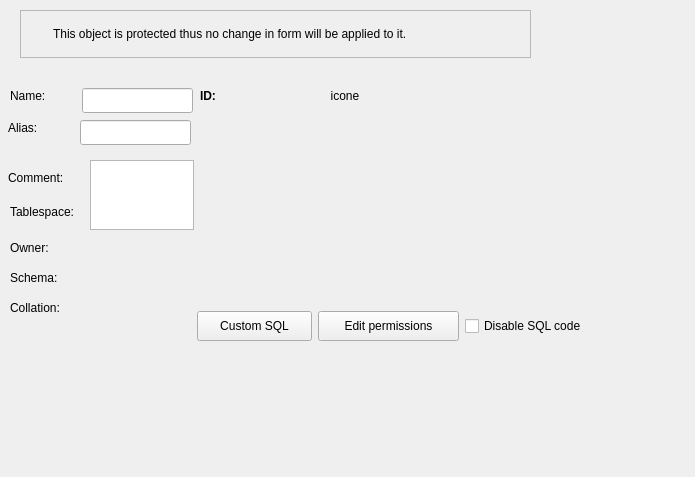
<?xml version="1.0" encoding="UTF-8"?>
<ui version="4.0">
 <class>BaseObjectWidget</class>
 <widget class="QWidget" name="BaseObjectWidget">
  <property name="geometry">
   <rect>
    <x>0</x>
    <y>0</y>
    <width>695</width>
    <height>477</height>
   </rect>
  </property>
  <property name="sizePolicy">
   <sizepolicy hsizetype="Preferred" vsizetype="Preferred">
    <horstretch>0</horstretch>
    <verstretch>0</verstretch>
   </sizepolicy>
  </property>
  <property name="minimumSize">
   <size>
    <width>0</width>
    <height>0</height>
   </size>
  </property>
  <widget class="QLabel" name="name_lbl">
   <property name="geometry">
    <rect>
     <x>10</x>
     <y>88</y>
     <width>50</width>
     <height>16</height>
    </rect>
   </property>
   <property name="sizePolicy">
    <sizepolicy hsizetype="Fixed" vsizetype="Preferred">
     <horstretch>0</horstretch>
     <verstretch>0</verstretch>
    </sizepolicy>
   </property>
   <property name="maximumSize">
    <size>
     <width>16777215</width>
     <height>16777215</height>
    </size>
   </property>
   <property name="text">
    <string>Name:</string>
   </property>
  </widget>
  <widget class="QLineEdit" name="name_edt">
   <property name="geometry">
    <rect>
     <x>82</x>
     <y>88</y>
     <width>111</width>
     <height>25</height>
    </rect>
   </property>
   <property name="sizePolicy">
    <sizepolicy hsizetype="Expanding" vsizetype="Fixed">
     <horstretch>0</horstretch>
     <verstretch>0</verstretch>
    </sizepolicy>
   </property>
   <property name="minimumSize">
    <size>
     <width>0</width>
     <height>0</height>
    </size>
   </property>
   <property name="maximumSize">
    <size>
     <width>16777215</width>
     <height>16777215</height>
    </size>
   </property>
   <property name="statusTip">
    <string>This is the name of the object in the PostgreSQL database.</string>
   </property>
   <property name="text">
    <string/>
   </property>
   <property name="clearButtonEnabled">
    <bool>true</bool>
   </property>
  </widget>
  <widget class="QLabel" name="comment_lbl">
   <property name="geometry">
    <rect>
     <x>8</x>
     <y>170</y>
     <width>75</width>
     <height>16</height>
    </rect>
   </property>
   <property name="sizePolicy">
    <sizepolicy hsizetype="Fixed" vsizetype="Preferred">
     <horstretch>0</horstretch>
     <verstretch>0</verstretch>
    </sizepolicy>
   </property>
   <property name="minimumSize">
    <size>
     <width>0</width>
     <height>0</height>
    </size>
   </property>
   <property name="maximumSize">
    <size>
     <width>16777215</width>
     <height>16777215</height>
    </size>
   </property>
   <property name="text">
    <string>Comment:</string>
   </property>
  </widget>
  <widget class="QLabel" name="tablespace_lbl">
   <property name="geometry">
    <rect>
     <x>10</x>
     <y>204</y>
     <width>91</width>
     <height>16</height>
    </rect>
   </property>
   <property name="sizePolicy">
    <sizepolicy hsizetype="Fixed" vsizetype="Preferred">
     <horstretch>0</horstretch>
     <verstretch>0</verstretch>
    </sizepolicy>
   </property>
   <property name="text">
    <string>Tablespace:</string>
   </property>
  </widget>
  <widget class="QLabel" name="schema_lbl">
   <property name="geometry">
    <rect>
     <x>10</x>
     <y>270</y>
     <width>61</width>
     <height>16</height>
    </rect>
   </property>
   <property name="sizePolicy">
    <sizepolicy hsizetype="Fixed" vsizetype="Preferred">
     <horstretch>0</horstretch>
     <verstretch>0</verstretch>
    </sizepolicy>
   </property>
   <property name="text">
    <string>Schema:</string>
   </property>
  </widget>
  <widget class="QPushButton" name="edt_perms_tb">
   <property name="geometry">
    <rect>
     <x>318</x>
     <y>311</y>
     <width>141</width>
     <height>30</height>
    </rect>
   </property>
   <property name="sizePolicy">
    <sizepolicy hsizetype="Preferred" vsizetype="Fixed">
     <horstretch>0</horstretch>
     <verstretch>0</verstretch>
    </sizepolicy>
   </property>
   <property name="minimumSize">
    <size>
     <width>0</width>
     <height>30</height>
    </size>
   </property>
   <property name="maximumSize">
    <size>
     <width>16777215</width>
     <height>16777215</height>
    </size>
   </property>
   <property name="focusPolicy">
    <enum>Qt::StrongFocus</enum>
   </property>
   <property name="toolTip">
    <string>Edit object's permissions</string>
   </property>
   <property name="text">
    <string>Edit permissions</string>
   </property>
   <property name="icon">
    <iconset resource="../res/resources.qrc">
     <normaloff>:/icones/icones/permission.png</normaloff>:/icones/icones/permission.png</iconset>
   </property>
   <property name="iconSize">
    <size>
     <width>22</width>
     <height>22</height>
    </size>
   </property>
  </widget>
  <widget class="QFrame" name="protected_obj_frm">
   <property name="geometry">
    <rect>
     <x>20</x>
     <y>10</y>
     <width>511</width>
     <height>48</height>
    </rect>
   </property>
   <property name="sizePolicy">
    <sizepolicy hsizetype="Preferred" vsizetype="Fixed">
     <horstretch>0</horstretch>
     <verstretch>0</verstretch>
    </sizepolicy>
   </property>
   <property name="minimumSize">
    <size>
     <width>0</width>
     <height>48</height>
    </size>
   </property>
   <property name="frameShape">
    <enum>QFrame::StyledPanel</enum>
   </property>
   <property name="frameShadow">
    <enum>QFrame::Raised</enum>
   </property>
   <layout class="QGridLayout" name="gridLayout">
    <property name="leftMargin">
     <number>2</number>
    </property>
    <property name="topMargin">
     <number>2</number>
    </property>
    <property name="rightMargin">
     <number>2</number>
    </property>
    <property name="bottomMargin">
     <number>2</number>
    </property>
    <item row="0" column="0">
     <widget class="QLabel" name="label">
      <property name="minimumSize">
       <size>
        <width>24</width>
        <height>24</height>
       </size>
      </property>
      <property name="maximumSize">
       <size>
        <width>24</width>
        <height>24</height>
       </size>
      </property>
      <property name="text">
       <string/>
      </property>
      <property name="textFormat">
       <enum>Qt::AutoText</enum>
      </property>
      <property name="pixmap">
       <pixmap resource="../res/resources.qrc">:/icones/icones/msgbox_alerta.png</pixmap>
      </property>
      <property name="scaledContents">
       <bool>true</bool>
      </property>
     </widget>
    </item>
    <item row="0" column="1">
     <widget class="QLabel" name="protected_obj_lbl">
      <property name="font">
       <font>
        <weight>50</weight>
        <bold>false</bold>
        <underline>false</underline>
        <strikeout>false</strikeout>
        <kerning>true</kerning>
       </font>
      </property>
      <property name="text">
       <string>This object is protected thus no change in form will be applied to it.</string>
      </property>
      <property name="wordWrap">
       <bool>true</bool>
      </property>
     </widget>
    </item>
   </layout>
  </widget>
  <widget class="QCheckBox" name="disable_sql_chk">
   <property name="geometry">
    <rect>
     <x>465</x>
     <y>314</y>
     <width>131</width>
     <height>24</height>
    </rect>
   </property>
   <property name="sizePolicy">
    <sizepolicy hsizetype="Fixed" vsizetype="Fixed">
     <horstretch>0</horstretch>
     <verstretch>0</verstretch>
    </sizepolicy>
   </property>
   <property name="focusPolicy">
    <enum>Qt::StrongFocus</enum>
   </property>
   <property name="toolTip">
    <string>Disables the generated SQL code using comment tokens (--).
This will disable the code of all child and referrer objects.</string>
   </property>
   <property name="text">
    <string>Disable SQL code</string>
   </property>
  </widget>
  <widget class="QLabel" name="collation_lbl">
   <property name="geometry">
    <rect>
     <x>10</x>
     <y>300</y>
     <width>61</width>
     <height>16</height>
    </rect>
   </property>
   <property name="sizePolicy">
    <sizepolicy hsizetype="Fixed" vsizetype="Preferred">
     <horstretch>0</horstretch>
     <verstretch>0</verstretch>
    </sizepolicy>
   </property>
   <property name="text">
    <string>Collation:</string>
   </property>
  </widget>
  <widget class="QPushButton" name="append_sql_tb">
   <property name="geometry">
    <rect>
     <x>197</x>
     <y>311</y>
     <width>115</width>
     <height>30</height>
    </rect>
   </property>
   <property name="sizePolicy">
    <sizepolicy hsizetype="Preferred" vsizetype="Fixed">
     <horstretch>0</horstretch>
     <verstretch>0</verstretch>
    </sizepolicy>
   </property>
   <property name="minimumSize">
    <size>
     <width>0</width>
     <height>30</height>
    </size>
   </property>
   <property name="maximumSize">
    <size>
     <width>16777215</width>
     <height>16777215</height>
    </size>
   </property>
   <property name="focusPolicy">
    <enum>Qt::StrongFocus</enum>
   </property>
   <property name="toolTip">
    <string>Append or prepend a set of SQL commands to the object's definition.</string>
   </property>
   <property name="text">
    <string>Custom SQL</string>
   </property>
   <property name="icon">
    <iconset resource="../res/resources.qrc">
     <normaloff>:/icones/icones/sqlappend.png</normaloff>:/icones/icones/sqlappend.png</iconset>
   </property>
   <property name="iconSize">
    <size>
     <width>22</width>
     <height>22</height>
    </size>
   </property>
  </widget>
  <widget class="QLabel" name="owner_lbl">
   <property name="geometry">
    <rect>
     <x>10</x>
     <y>240</y>
     <width>41</width>
     <height>16</height>
    </rect>
   </property>
   <property name="sizePolicy">
    <sizepolicy hsizetype="Fixed" vsizetype="Preferred">
     <horstretch>0</horstretch>
     <verstretch>0</verstretch>
    </sizepolicy>
   </property>
   <property name="text">
    <string>Owner:</string>
   </property>
  </widget>
  <widget class="QWidget" name="id_ico_wgt" native="true">
   <property name="geometry">
    <rect>
     <x>200</x>
     <y>80</y>
     <width>161</width>
     <height>31</height>
    </rect>
   </property>
   <layout class="QHBoxLayout" name="horizontalLayout">
    <property name="spacing">
     <number>6</number>
    </property>
    <property name="leftMargin">
     <number>0</number>
    </property>
    <property name="topMargin">
     <number>0</number>
    </property>
    <property name="rightMargin">
     <number>0</number>
    </property>
    <property name="bottomMargin">
     <number>0</number>
    </property>
    <item>
     <widget class="QLabel" name="obj_id_lbl">
      <property name="sizePolicy">
       <sizepolicy hsizetype="Expanding" vsizetype="Preferred">
        <horstretch>0</horstretch>
        <verstretch>0</verstretch>
       </sizepolicy>
      </property>
      <property name="font">
       <font>
        <weight>75</weight>
        <bold>true</bold>
       </font>
      </property>
      <property name="toolTip">
       <string/>
      </property>
      <property name="text">
       <string>ID:</string>
      </property>
     </widget>
    </item>
    <item>
     <widget class="QLabel" name="obj_icon_lbl">
      <property name="sizePolicy">
       <sizepolicy hsizetype="Fixed" vsizetype="Preferred">
        <horstretch>0</horstretch>
        <verstretch>0</verstretch>
       </sizepolicy>
      </property>
      <property name="minimumSize">
       <size>
        <width>32</width>
        <height>32</height>
       </size>
      </property>
      <property name="maximumSize">
       <size>
        <width>32</width>
        <height>32</height>
       </size>
      </property>
      <property name="frameShape">
       <enum>QFrame::NoFrame</enum>
      </property>
      <property name="frameShadow">
       <enum>QFrame::Plain</enum>
      </property>
      <property name="text">
       <string>icone</string>
      </property>
      <property name="scaledContents">
       <bool>false</bool>
      </property>
      <property name="alignment">
       <set>Qt::AlignCenter</set>
      </property>
     </widget>
    </item>
   </layout>
  </widget>
  <widget class="QPlainTextEdit" name="comment_edt">
   <property name="geometry">
    <rect>
     <x>90</x>
     <y>160</y>
     <width>104</width>
     <height>70</height>
    </rect>
   </property>
   <property name="minimumSize">
    <size>
     <width>0</width>
     <height>0</height>
    </size>
   </property>
   <property name="maximumSize">
    <size>
     <width>16777215</width>
     <height>80</height>
    </size>
   </property>
   <property name="tabChangesFocus">
    <bool>true</bool>
   </property>
  </widget>
  <widget class="QLineEdit" name="alias_edt">
   <property name="geometry">
    <rect>
     <x>80</x>
     <y>120</y>
     <width>111</width>
     <height>25</height>
    </rect>
   </property>
   <property name="sizePolicy">
    <sizepolicy hsizetype="Expanding" vsizetype="Fixed">
     <horstretch>0</horstretch>
     <verstretch>0</verstretch>
    </sizepolicy>
   </property>
   <property name="minimumSize">
    <size>
     <width>0</width>
     <height>0</height>
    </size>
   </property>
   <property name="maximumSize">
    <size>
     <width>16777215</width>
     <height>16777215</height>
    </size>
   </property>
   <property name="toolTip">
    <string>&lt;p&gt;This is a more friendly name for the object. When displaying the model in compact view this is the name shown for the object instead of its real name. If this field is empty the real name will be displayed anyway.&lt;/p&gt;</string>
   </property>
   <property name="statusTip">
    <string/>
   </property>
   <property name="text">
    <string/>
   </property>
   <property name="clearButtonEnabled">
    <bool>true</bool>
   </property>
  </widget>
  <widget class="QLabel" name="logical_name_lbl">
   <property name="geometry">
    <rect>
     <x>8</x>
     <y>120</y>
     <width>81</width>
     <height>16</height>
    </rect>
   </property>
   <property name="sizePolicy">
    <sizepolicy hsizetype="Fixed" vsizetype="Preferred">
     <horstretch>0</horstretch>
     <verstretch>0</verstretch>
    </sizepolicy>
   </property>
   <property name="maximumSize">
    <size>
     <width>16777215</width>
     <height>16777215</height>
    </size>
   </property>
   <property name="text">
    <string>Alias:</string>
   </property>
  </widget>
 </widget>
 <tabstops>
  <tabstop>name_edt</tabstop>
  <tabstop>append_sql_tb</tabstop>
  <tabstop>edt_perms_tb</tabstop>
  <tabstop>disable_sql_chk</tabstop>
 </tabstops>
 <resources>
  <include location="../res/resources.qrc"/>
 </resources>
 <connections/>
</ui>
